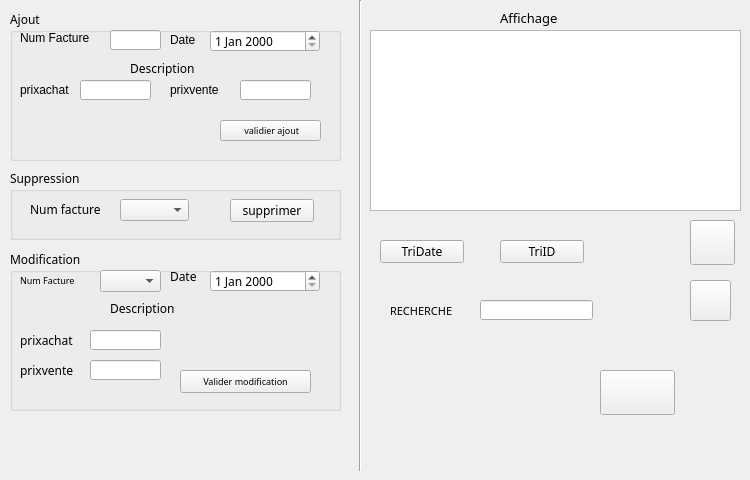
   <widget class="QWidget" name="Tab_2">
    <attribute name="title">
     <string>Factures</string>
    </attribute>
    <widget class="Line" name="line_4">
     <property name="geometry">
      <rect>
       <x>350</x>
       <y>0</y>
       <width>20</width>
       <height>471</height>
      </rect>
     </property>
     <property name="orientation">
      <enum>Qt::Vertical</enum>
     </property>
    </widget>
    <widget class="QLabel" name="label_17">
     <property name="geometry">
      <rect>
       <x>20</x>
       <y>20</y>
       <width>55</width>
       <height>16</height>
      </rect>
     </property>
     <property name="text">
      <string/>
     </property>
    </widget>
    <widget class="QPushButton" name="ajoutFacture">
     <property name="geometry">
      <rect>
       <x>220</x>
       <y>120</y>
       <width>101</width>
       <height>21</height>
      </rect>
     </property>
     <property name="font">
      <font>
       <family>MS Reference Sans Serif</family>
       <pointsize>7</pointsize>
      </font>
     </property>
     <property name="styleSheet">
      <string notr="true">QPushButton::hover
{
	background-color: qlineargradient(spread:pad, x1:0, y1:0.511, x2:1, y2:0.511, stop:0 rgba(0, 207, 179, 255),stop:1 rgb(108, 135, 255));

}</string>
     </property>
     <property name="text">
      <string> validier ajout</string>
     </property>
    </widget>
    <widget class="QLabel" name="label_6">
     <property name="geometry">
      <rect>
       <x>20</x>
       <y>30</y>
       <width>81</width>
       <height>16</height>
      </rect>
     </property>
     <property name="text">
      <string>Num Facture</string>
     </property>
    </widget>
    <widget class="QLabel" name="label_7">
     <property name="geometry">
      <rect>
       <x>170</x>
       <y>30</y>
       <width>61</width>
       <height>20</height>
      </rect>
     </property>
     <property name="text">
      <string>Date</string>
     </property>
    </widget>
    <widget class="QLabel" name="label_52">
     <property name="geometry">
      <rect>
       <x>20</x>
       <y>80</y>
       <width>81</width>
       <height>20</height>
      </rect>
     </property>
     <property name="text">
      <string>prixachat</string>
     </property>
    </widget>
    <widget class="QLineEdit" name="PrixachatAj">
     <property name="geometry">
      <rect>
       <x>80</x>
       <y>80</y>
       <width>71</width>
       <height>20</height>
      </rect>
     </property>
     <property name="text">
      <string/>
     </property>
    </widget>
    <widget class="QLabel" name="label_53">
     <property name="geometry">
      <rect>
       <x>170</x>
       <y>80</y>
       <width>81</width>
       <height>20</height>
      </rect>
     </property>
     <property name="text">
      <string>prixvente</string>
     </property>
    </widget>
    <widget class="QLineEdit" name="PrixVenteFacAj">
     <property name="geometry">
      <rect>
       <x>240</x>
       <y>80</y>
       <width>71</width>
       <height>20</height>
      </rect>
     </property>
     <property name="text">
      <string/>
     </property>
    </widget>
    <widget class="QTableView" name="tableView_2">
     <property name="geometry">
      <rect>
       <x>370</x>
       <y>30</y>
       <width>371</width>
       <height>181</height>
      </rect>
     </property>
    </widget>
    <widget class="QPushButton" name="pushButton_PDFFac">
     <property name="geometry">
      <rect>
       <x>690</x>
       <y>220</y>
       <width>45</width>
       <height>45</height>
      </rect>
     </property>
     <property name="minimumSize">
      <size>
       <width>45</width>
       <height>45</height>
      </size>
     </property>
     <property name="sizeIncrement">
      <size>
       <width>45</width>
       <height>45</height>
      </size>
     </property>
     <property name="font">
      <font>
       <family>MS Shell Dlg 2</family>
       <pointsize>12</pointsize>
       <weight>50</weight>
       <italic>false</italic>
       <bold>false</bold>
      </font>
     </property>
     <property name="styleSheet">
      <string notr="true">QPushButton{

    font: 12pt &quot;MS Shell Dlg 2&quot;;

color:white;

background-image:url(C:/Users/wiem/Desktop/lastupdateintegration - Copie/pdf(1));

background-position:  center;

background-repeat:no-repeat;

				   }</string>
     </property>
     <property name="text">
      <string/>
     </property>
    </widget>
    <widget class="QLabel" name="label_57">
     <property name="geometry">
      <rect>
       <x>120</x>
       <y>90</y>
       <width>81</width>
       <height>20</height>
      </rect>
     </property>
     <property name="text">
      <string/>
     </property>
    </widget>
    <widget class="QGroupBox" name="groupBox">
     <property name="geometry">
      <rect>
       <x>10</x>
       <y>10</y>
       <width>331</width>
       <height>151</height>
      </rect>
     </property>
     <property name="font">
      <font>
       <family>MS Reference Sans Serif</family>
       <weight>50</weight>
       <bold>false</bold>
      </font>
     </property>
     <property name="title">
      <string>Ajout</string>
     </property>
     <widget class="QLineEdit" name="NumFacAj">
      <property name="geometry">
       <rect>
        <x>100</x>
        <y>20</y>
        <width>51</width>
        <height>20</height>
       </rect>
      </property>
      <property name="text">
       <string/>
      </property>
     </widget>
     <widget class="QDateEdit" name="dateEdit">
      <property name="geometry">
       <rect>
        <x>200</x>
        <y>20</y>
        <width>110</width>
        <height>22</height>
       </rect>
      </property>
     </widget>
     <widget class="QLabel" name="label_8">
      <property name="geometry">
       <rect>
        <x>120</x>
        <y>50</y>
        <width>91</width>
        <height>16</height>
       </rect>
      </property>
      <property name="text">
       <string>Description</string>
      </property>
     </widget>
    </widget>
    <widget class="QGroupBox" name="groupBox_6">
     <property name="geometry">
      <rect>
       <x>10</x>
       <y>250</y>
       <width>331</width>
       <height>161</height>
      </rect>
     </property>
     <property name="font">
      <font>
       <family>MS Reference Sans Serif</family>
       <weight>50</weight>
       <bold>false</bold>
      </font>
     </property>
     <property name="title">
      <string>Modification</string>
     </property>
     <widget class="QLabel" name="label_10">
      <property name="geometry">
       <rect>
        <x>10</x>
        <y>20</y>
        <width>81</width>
        <height>20</height>
       </rect>
      </property>
      <property name="font">
       <font>
        <pointsize>7</pointsize>
       </font>
      </property>
      <property name="text">
       <string>Num Facture</string>
      </property>
     </widget>
     <widget class="QComboBox" name="comboBox_2">
      <property name="geometry">
       <rect>
        <x>90</x>
        <y>20</y>
        <width>61</width>
        <height>22</height>
       </rect>
      </property>
     </widget>
     <widget class="QLabel" name="label_11">
      <property name="geometry">
       <rect>
        <x>160</x>
        <y>20</y>
        <width>47</width>
        <height>13</height>
       </rect>
      </property>
      <property name="text">
       <string>Date</string>
      </property>
     </widget>
     <widget class="QDateEdit" name="dateEdit_5">
      <property name="geometry">
       <rect>
        <x>200</x>
        <y>20</y>
        <width>110</width>
        <height>22</height>
       </rect>
      </property>
     </widget>
     <widget class="QLabel" name="label_12">
      <property name="geometry">
       <rect>
        <x>100</x>
        <y>50</y>
        <width>71</width>
        <height>16</height>
       </rect>
      </property>
      <property name="text">
       <string>Description</string>
      </property>
     </widget>
     <widget class="QLabel" name="label_56">
      <property name="geometry">
       <rect>
        <x>10</x>
        <y>80</y>
        <width>91</width>
        <height>20</height>
       </rect>
      </property>
      <property name="text">
       <string>prixachat</string>
      </property>
     </widget>
     <widget class="QLineEdit" name="PrixachatModpr">
      <property name="geometry">
       <rect>
        <x>80</x>
        <y>80</y>
        <width>71</width>
        <height>20</height>
       </rect>
      </property>
      <property name="text">
       <string/>
      </property>
     </widget>
     <widget class="QLabel" name="label_58">
      <property name="geometry">
       <rect>
        <x>10</x>
        <y>110</y>
        <width>81</width>
        <height>20</height>
       </rect>
      </property>
      <property name="text">
       <string>prixvente</string>
      </property>
     </widget>
     <widget class="QLineEdit" name="PrixventeModfac">
      <property name="geometry">
       <rect>
        <x>80</x>
        <y>110</y>
        <width>71</width>
        <height>20</height>
       </rect>
      </property>
      <property name="text">
       <string/>
      </property>
     </widget>
     <widget class="QPushButton" name="ModiFacture">
      <property name="geometry">
       <rect>
        <x>170</x>
        <y>120</y>
        <width>131</width>
        <height>23</height>
       </rect>
      </property>
      <property name="font">
       <font>
        <family>MS Reference Sans Serif</family>
        <pointsize>7</pointsize>
       </font>
      </property>
      <property name="styleSheet">
       <string notr="true">QPushButton::hover
{
	background-color: qlineargradient(spread:pad, x1:0, y1:0.511, x2:1, y2:0.511, stop:0 rgba(0, 207, 179, 255),stop:1 rgb(108, 135, 255));

}</string>
      </property>
      <property name="text">
       <string>Valider modification</string>
      </property>
     </widget>
    </widget>
    <widget class="QLineEdit" name="rehercheFacture">
     <property name="geometry">
      <rect>
       <x>480</x>
       <y>300</y>
       <width>113</width>
       <height>20</height>
      </rect>
     </property>
    </widget>
    <widget class="QLabel" name="label_3">
     <property name="geometry">
      <rect>
       <x>500</x>
       <y>10</y>
       <width>141</width>
       <height>16</height>
      </rect>
     </property>
     <property name="font">
      <font>
       <family>MS Reference Sans Serif</family>
       <pointsize>10</pointsize>
       <weight>50</weight>
       <bold>false</bold>
      </font>
     </property>
     <property name="text">
      <string>Affichage</string>
     </property>
    </widget>
    <widget class="QGroupBox" name="groupBox_8">
     <property name="geometry">
      <rect>
       <x>10</x>
       <y>169</y>
       <width>331</width>
       <height>71</height>
      </rect>
     </property>
     <property name="font">
      <font>
       <family>MS Reference Sans Serif</family>
       <weight>50</weight>
       <bold>false</bold>
      </font>
     </property>
     <property name="title">
      <string>Suppression</string>
     </property>
     <widget class="QLabel" name="label_23">
      <property name="geometry">
       <rect>
        <x>20</x>
        <y>30</y>
        <width>81</width>
        <height>20</height>
       </rect>
      </property>
      <property name="text">
       <string>Num facture</string>
      </property>
     </widget>
     <widget class="QComboBox" name="comboBox_4">
      <property name="geometry">
       <rect>
        <x>110</x>
        <y>30</y>
        <width>69</width>
        <height>22</height>
       </rect>
      </property>
     </widget>
     <widget class="QPushButton" name="SuppFacture">
      <property name="geometry">
       <rect>
        <x>220</x>
        <y>30</y>
        <width>84</width>
        <height>23</height>
       </rect>
      </property>
      <property name="font">
       <font>
        <family>MS Reference Sans Serif</family>
       </font>
      </property>
      <property name="styleSheet">
       <string notr="true">QPushButton::hover
{
	background-color: qlineargradient(spread:pad, x1:0, y1:0.511, x2:1, y2:0.511, stop:0 rgba(0, 207, 179, 255),stop:1 rgb(108, 135, 255));

}</string>
      </property>
      <property name="text">
       <string>supprimer</string>
      </property>
     </widget>
    </widget>
    <widget class="QPushButton" name="TriidFacture">
     <property name="geometry">
      <rect>
       <x>500</x>
       <y>240</y>
       <width>84</width>
       <height>23</height>
      </rect>
     </property>
     <property name="font">
      <font>
       <family>MS Reference Sans Serif</family>
      </font>
     </property>
     <property name="styleSheet">
      <string notr="true">QPushButton::hover
{
	background-color: qlineargradient(spread:pad, x1:0, y1:0.511, x2:1, y2:0.511, stop:0 rgba(0, 207, 179, 255),stop:1 rgb(108, 135, 255));

}</string>
     </property>
     <property name="text">
      <string>TriID</string>
     </property>
    </widget>
    <widget class="QPushButton" name="TriDateFacture">
     <property name="geometry">
      <rect>
       <x>380</x>
       <y>240</y>
       <width>84</width>
       <height>23</height>
      </rect>
     </property>
     <property name="font">
      <font>
       <family>MS Reference Sans Serif</family>
      </font>
     </property>
     <property name="styleSheet">
      <string notr="true">QPushButton::hover
{
	background-color: qlineargradient(spread:pad, x1:0, y1:0.511, x2:1, y2:0.511, stop:0 rgba(0, 207, 179, 255),stop:1 rgb(108, 135, 255));

}</string>
     </property>
     <property name="text">
      <string>TriDate</string>
     </property>
    </widget>
    <widget class="QPushButton" name="EXcelF">
     <property name="geometry">
      <rect>
       <x>690</x>
       <y>280</y>
       <width>41</width>
       <height>41</height>
      </rect>
     </property>
     <property name="styleSheet">
      <string notr="true">QPushButton{

    font: 12pt &quot;MS Shell Dlg 2&quot;;

color:white;

background-image:url(C:/Users/wiem/Desktop/lastupdateintegration - Copie/excel);

background-position:  center;

background-repeat:no-repeat;

				   }</string>
     </property>
     <property name="text">
      <string/>
     </property>
    </widget>
    <widget class="QPushButton" name="pushButtonWEB">
     <property name="geometry">
      <rect>
       <x>600</x>
       <y>370</y>
       <width>75</width>
       <height>45</height>
      </rect>
     </property>
     <property name="minimumSize">
      <size>
       <width>45</width>
       <height>45</height>
      </size>
     </property>
     <property name="sizeIncrement">
      <size>
       <width>45</width>
       <height>45</height>
      </size>
     </property>
     <property name="styleSheet">
      <string notr="true">QPushButton{

    font: 12pt &quot;MS Shell Dlg 2&quot;;

color:white;

background-image:url(C:/Users/wiem/Desktop/lastupdateintegration - Copie/site);

background-position:  center;

background-repeat:no-repeat;

				   }</string>
     </property>
     <property name="text">
      <string/>
     </property>
    </widget>
    <widget class="QLabel" name="label_4">
     <property name="geometry">
      <rect>
       <x>390</x>
       <y>300</y>
       <width>81</width>
       <height>21</height>
      </rect>
     </property>
     <property name="font">
      <font>
       <family>MS Reference Sans Serif</family>
       <pointsize>8</pointsize>
      </font>
     </property>
     <property name="text">
      <string>RECHERCHE</string>
     </property>
    </widget>
    <zorder>groupBox_8</zorder>
    <zorder>groupBox_6</zorder>
    <zorder>groupBox</zorder>
    <zorder>line_4</zorder>
    <zorder>label_17</zorder>
    <zorder>ajoutFacture</zorder>
    <zorder>label_6</zorder>
    <zorder>label_7</zorder>
    <zorder>label_52</zorder>
    <zorder>PrixachatAj</zorder>
    <zorder>label_53</zorder>
    <zorder>PrixVenteFacAj</zorder>
    <zorder>tableView_2</zorder>
    <zorder>pushButton_PDFFac</zorder>
    <zorder>label_57</zorder>
    <zorder>rehercheFacture</zorder>
    <zorder>label_3</zorder>
    <zorder>TriidFacture</zorder>
    <zorder>TriDateFacture</zorder>
    <zorder>EXcelF</zorder>
    <zorder>pushButtonWEB</zorder>
    <zorder>label_4</zorder>
   </widget>
